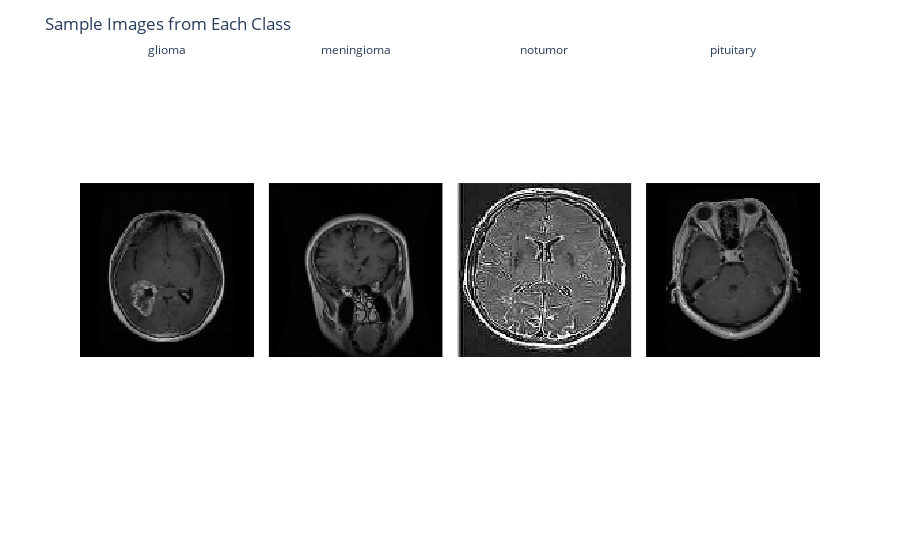

The notebook cell saved with this chart:
### Code cell
# Visualize sample images
sample_images = []
for i, cls in enumerate(CLASSES):
    cls_indices = np.where(y_train == i)[0]
    if len(cls_indices) > 0:
        cls_idx = cls_indices[0]  # Get the first index for the class
        sample_images.append(X_train[cls_idx])
    else:
        print(f"No samples found for class {cls}")

# Use plotly express for a clean visualization
fig = px.imshow(
    np.array(sample_images),
    facet_col=0,
    facet_col_wrap=4,
    color_continuous_scale='gray',
)
fig.update_layout(
    title="Sample Images from Each Class",
    coloraxis_showscale=False,
)
fig.for_each_annotation(lambda a: a.update(text=CLASSES[int(a.text.split('=')[-1])]))
fig.update_xaxes(visible=False)  # Hide x-axis
fig.update_yaxes(visible=False)  # Hide y-axis
fig.show()

### Figure 1 — Plotly figure (JSON) as saved in the notebook; plotly's stock layout.template omitted (floating-point values rounded to 4 significant figures; data arrays with more than 128 entries replaced by an {"elided": "..."} marker saying what was removed)
{"data": [{"coloraxis": "coloraxis", "hovertemplate": "x: %{x}<br>y: %{y}<br>color: %{z}<extra></extra>", "name": "0", "type": "heatmap", "xaxis": "x", "yaxis": "y", "z": {"elided": "128x128 int values"}}, {"coloraxis": "coloraxis", "hovertemplate": "x: %{x}<br>y: %{y}<br>color: %{z}<extra></extra>", "name": "1", "type": "heatmap", "xaxis": "x2", "yaxis": "y2", "z": {"elided": "128x128 int values"}}, {"coloraxis": "coloraxis", "hovertemplate": "x: %{x}<br>y: %{y}<br>color: %{z}<extra></extra>", "name": "2", "type": "heatmap", "xaxis": "x3", "yaxis": "y3", "z": {"elided": "128x128 int values"}}, {"coloraxis": "coloraxis", "hovertemplate": "x: %{x}<br>y: %{y}<br>color: %{z}<extra></extra>", "name": "3", "type": "heatmap", "xaxis": "x4", "yaxis": "y4", "z": {"elided": "128x128 int values"}}], "layout": {"annotations": [{"font": {}, "showarrow": false, "text": "glioma", "x": 0.1175, "xanchor": "center", "xref": "paper", "y": 1, "yanchor": "bottom", "yref": "paper"}, {"font": {}, "showarrow": false, "text": "meningioma", "x": 0.3725, "xanchor": "center", "xref": "paper", "y": 1, "yanchor": "bottom", "yref": "paper"}, {"font": {}, "showarrow": false, "text": "notumor", "x": 0.6275, "xanchor": "center", "xref": "paper", "y": 1, "yanchor": "bottom", "yref": "paper"}, {"font": {}, "showarrow": false, "text": "pituitary", "x": 0.8825, "xanchor": "center", "xref": "paper", "y": 1, "yanchor": "bottom", "yref": "paper"}], "coloraxis": {"colorscale": [[0, "rgb(0, 0, 0)"], [0.09091, "rgb(16, 16, 16)"], [0.1818, "rgb(38, 38, 38)"], [0.2727, "rgb(59, 59, 59)"], [0.3636, "rgb(81, 80, 80)"], [0.4545, "rgb(102, 101, 101)"], [0.5455, "rgb(124, 123, 122)"], [0.6364, "rgb(146, 146, 145)"], [0.7273, "rgb(171, 171, 170)"], [0.8182, "rgb(197, 197, 195)"], [0.9091, "rgb(224, 224, 223)"], [1, "rgb(254, 254, 253)"]], "showscale": false}, "margin": {"t": 60}, "title": {"text": "Sample Images from Each Class"}, "xaxis": {"anchor": "y", "constrain": "domain", "domain": [0, 0.235], "scaleanchor": "y", "visible": false}, "xaxis2": {"anchor": "y2", "domain": [0.255, 0.49], "matches": "x", "visible": false}, "xaxis3": {"anchor": "y3", "domain": [0.51, 0.745], "matches": "x", "visible": false}, "xaxis4": {"anchor": "y4", "domain": [0.765, 1.0], "matches": "x", "visible": false}, "yaxis": {"anchor": "x", "autorange": "reversed", "constrain": "domain", "domain": [0, 1], "visible": false}, "yaxis2": {"anchor": "x2", "domain": [0, 1], "matches": "y", "showticklabels": false, "visible": false}, "yaxis3": {"anchor": "x3", "domain": [0, 1], "matches": "y", "showticklabels": false, "visible": false}, "yaxis4": {"anchor": "x4", "domain": [0, 1], "matches": "y", "showticklabels": false, "visible": false}}}
